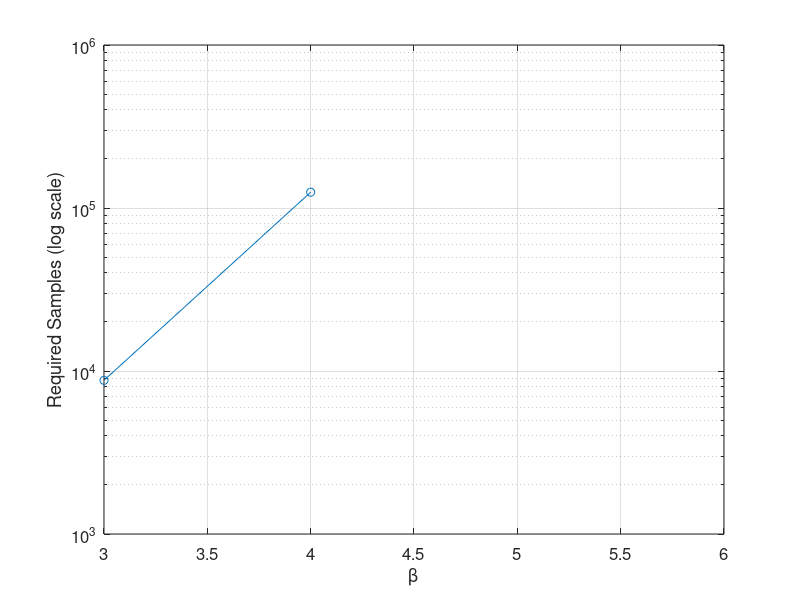

Recreate this plot in MATLAB.
function plot_rare_event_cost()

load('results/rare_event/tables/summary.mat');

figure;
semilogy(summary.beta, summary.N_required, '-o');

xlabel('\beta');
ylabel('Required Samples (log scale)');
set(gca,'FontSize',12);
grid on;

end
